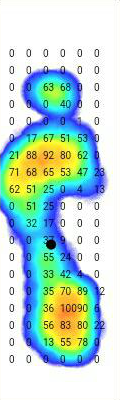
#> input picture downloaded_data/test/images/image_0009.png, 120 x 400 px, found by its file name; its folder holds 4 pictures in this run
$ python preprocess.py
#> lines starting #> are read from the running program, lines starting #| are printed output that depends on the picture
''' Libraries '''
import os
from tqdm import tqdm
import math
from PIL import Image, ImageFilter
import pandas as pd


''' Parameters '''
LIMIT = 100


''' Functions '''
def process_image(image_directory, image_name, image_index):

#> called with image_directory = 'downloaded_data/train/images', image_name = 'image_0009.png', image_index = 1
    if not os.path.exists(r"test/1"): os.makedirs(r"test/1")

    # original image
    original_image = Image.open(f"{image_directory}/{image_name}")
#> original_image is the input picture: PIL image 120x400 RGB; mean R, G, B 185.9, 216.4, 209.6
    original_image.save(f'test/1/image_{image_index:04d}_original.png')

    # cropped image
    cropped_image = original_image
    image_pixel = cropped_image.load()
    left = 120
    for h in range(400):
        for w in range(120):
            R, G, B = image_pixel[w, h]
            if R <= LIMIT and G <= LIMIT and B <= LIMIT and R == G and G == B:
                if w < left: left = w
#> after the loop, left = 10
    left = 9 if left == 10 else 18     # Image size: 120*400 -> 102*316
#> left = 9
    right = 111 if left == 9 else 120  # 9~111 or 18~120 (102)
#> right = 111
    top = 48; bottom = 364             # 48~364 (316)
    cropped_image = cropped_image.crop((left, top, right, bottom))
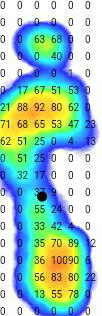
#> cropped_image: PIL image 102x316 RGB; mean R, G, B 156.2, 199.5, 189.8
    cropped_image.save(f'test/1/image_{image_index:04d}_cropped.png')

    # color image
    color_image = original_image
    image_pixel = color_image.load()
    for h in range(400):
        for w in range(120):
            R, G, B = image_pixel[w, h]
            if R <= 175 and G <= 175 and B <= 175: image_pixel[w, h] = image_pixel[w, h-1]
    color_image = color_image.filter(ImageFilter.BLUR)
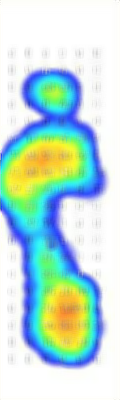
#> color_image: PIL image 120x400 RGB; mean R, G, B 191.1, 222.3, 215.1
    color_image.save(f'test/1/image_{image_index:04d}_color.png')

    # edges image
    edges_image = cropped_image.filter(ImageFilter.FIND_EDGES)
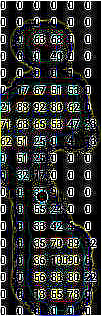
#> edges_image: PIL image 102x316 RGB; mean R, G, B 53.4, 54.7, 53.8
    edges_image.save(f'test/1/image_{image_index:04d}_edges.png')

    # # detail image
    # detail_image = cropped_image.filter(ImageFilter.DETAIL)
    # detail_image.save(f'test/1/image_{image_index:04d}_detail.png')

    # sharpen image
    sharpen_image = cropped_image.filter(ImageFilter.SHARPEN)
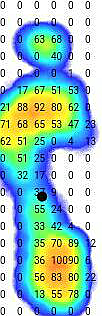
#> sharpen_image: PIL image 102x316 RGB; mean R, G, B 155.8, 197.2, 189.1
    sharpen_image.save(f'test/1/image_{image_index:04d}_sharpen.png')

    # contour image
    contour_image = cropped_image.filter(ImageFilter.CONTOUR)
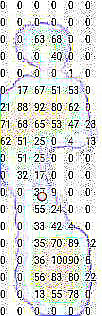
#> contour_image: PIL image 102x316 RGB; mean R, G, B 216.6, 218.6, 216.3
    contour_image.save(f'test/1/image_{image_index:04d}_contour.png')

    # contour sharpen image
    contour_sharpen_image = sharpen_image.filter(ImageFilter.CONTOUR)
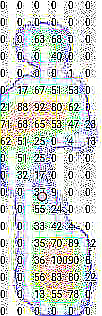
#> contour_sharpen_image: PIL image 102x316 RGB; mean R, G, B 201, 205.9, 201.9
    contour_sharpen_image.save(f'test/1/image_{image_index:04d}_contour_sharpen.png')

    # [9 lines of commented-out code are left out]


def combine_csv(csv_file_path_1, csv_file_path_2):
    csv_file_1 = pd.read_csv(csv_file_path_1)
    csv_file_2 = pd.read_csv(csv_file_path_2)
    output_csv_file = pd.concat([csv_file_1, csv_file_2], ignore_index=True)
    output_csv_file = output_csv_file.drop('images', axis=1)
    if not os.path.exists(r"test/1"): os.makedirs(r"test/1")
    output_csv_file.to_csv(r"test/1/annotation.csv")


''' Execution '''
if __name__ == '__main__':

    os.system('cls')

    image_directory = r"downloaded_data/train/images"
    image_name_list = os.listdir(image_directory)
    for index, image_name in tqdm(enumerate(image_name_list), desc=f"Processing images: {image_directory}", ascii=True):
       process_image(image_directory, image_name, index+1)
#> pass 2 of the loop `for index, image_name in tqdm(enumerate(image_name_list), desc=f"Proce..`:
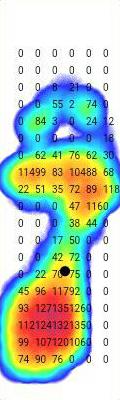
#> input picture downloaded_data/test/images/image_0024.png, 120 x 400 px, found by its file name
#> in process_image, original_image is the input picture: PIL image 120x400 RGB; mean R, G, B 183.5, 202.5, 188.4
#> after the loop in process_image (call 2), `for h in range(400):`: left = 19
#> in process_image (call 2), `left = 9 if left == 10 else 18`: left = 18
#> right = 120
#> in process_image (call 2), `sharpen_image = cropped_image.filter(ImageFilter.SHARPEN)`:
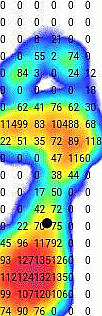
#> sharpen_image: PIL image 102x316 RGB; mean R, G, B 164.8, 183.3, 167.2
#> in process_image (call 2), `contour_sharpen_image = sharpen_image.filter(ImageFilter.CONTOUR)`:
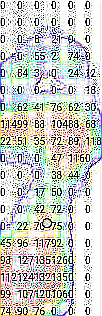
#> contour_sharpen_image: PIL image 102x316 RGB; mean R, G, B 200.4, 202.6, 197.3
#> pass 3 of the loop `for index, image_name in tqdm(enumerate(image_name_list), desc=f"Proce..`:
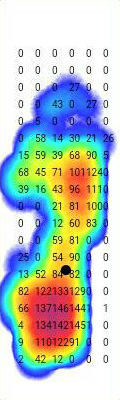
#> input picture downloaded_data/test/images/image_0028.png, 120 x 400 px, found by its file name
#> in process_image, original_image is the input picture: PIL image 120x400 RGB; mean R, G, B 186, 198.8, 191.9
#> after the loop in process_image (call 3), `for h in range(400):`: left = 19
#> in process_image (call 3), `left = 9 if left == 10 else 18`: left = 18
#> in process_image (call 3), `sharpen_image = cropped_image.filter(ImageFilter.SHARPEN)`:
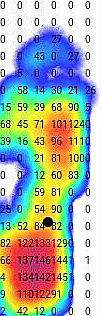
#> sharpen_image: PIL image 102x316 RGB; mean R, G, B 169.3, 180, 165.6
#> in process_image (call 3), `contour_sharpen_image = sharpen_image.filter(ImageFilter.CONTOUR)`:
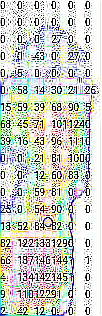
#> contour_sharpen_image: PIL image 102x316 RGB; mean R, G, B 202.4, 205.4, 198.5
#> the loop made 4 passes; the first 3 are shown

    # process_image(image_directory, "image_0001.png", 1)

    image_directory = r"downloaded_data/train_20210106/images"
#> image_directory = 'downloaded_data/train_20210106/images'
    image_name_list = os.listdir(image_directory)
#> image_name_list = ['image_0009.png', 'image_0024.png', 'image_0028.png', 'image_0032.png']
    for index, image_name in tqdm(enumerate(image_name_list), desc=f"Processing images: {image_directory}", ascii=True):
       process_image(image_directory, image_name, index+1+1000)
#> pass 2 of the loop `for index, image_name in tqdm(enumerate(image_name_list), desc=f"Proce..`:
#> pass 3 of the loop `for index, image_name in tqdm(enumerate(image_name_list), desc=f"Proce..`:
#> the loop made 4 passes; the first 3 are shown

    csv_file_path_1 = r"downloaded_data/train/annotation.csv"
#> csv_file_path_1 = 'downloaded_data/train/annotation.csv'
    csv_file_path_2 = r"downloaded_data/train_20210106/annotation.csv"
    print("Combining annotation files.")
    combine_csv(csv_file_path_1, csv_file_path_2)
#> (the run stopped early here; a loop or call above may not have finished)
